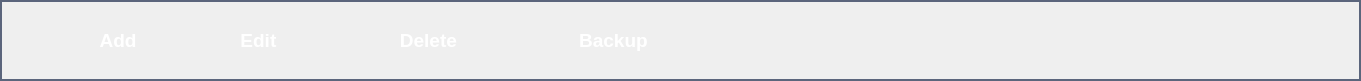
       <widget class="QGroupBox" name="groupBox_17">
        <property name="geometry">
         <rect>
          <x>210</x>
          <y>19</y>
          <width>1361</width>
          <height>81</height>
         </rect>
        </property>
        <property name="styleSheet">
         <string notr="true">color: rgb(255, 255, 255);
border: 2px solid rgb(91, 101, 124);
color: rgb(255, 255, 255);</string>
        </property>
        <property name="title">
         <string/>
        </property>
        <widget class="QPushButton" name="pushButton_6">
         <property name="geometry">
          <rect>
           <x>50</x>
           <y>10</y>
           <width>121</width>
           <height>61</height>
          </rect>
         </property>
         <property name="font">
          <font>
           <family>Segoe UI</family>
           <pointsize>14</pointsize>
           <weight>75</weight>
           <bold>true</bold>
          </font>
         </property>
         <property name="styleSheet">
          <string notr="true">
QPushButton {
	border: 0px soid
}</string>
         </property>
         <property name="text">
          <string>   Add</string>
         </property>
         <property name="icon">
          <iconset>
           <normaloff>icons_btn/add.png</normaloff>icons_btn/add.png</iconset>
         </property>
         <property name="iconSize">
          <size>
           <width>50</width>
           <height>50</height>
          </size>
         </property>
        </widget>
        <widget class="QPushButton" name="pushButton_7">
         <property name="geometry">
          <rect>
           <x>190</x>
           <y>10</y>
           <width>121</width>
           <height>61</height>
          </rect>
         </property>
         <property name="font">
          <font>
           <family>Segoe UI</family>
           <pointsize>14</pointsize>
           <weight>75</weight>
           <bold>true</bold>
          </font>
         </property>
         <property name="styleSheet">
          <string notr="true">
QPushButton {
	border: 0px soid
}</string>
         </property>
         <property name="text">
          <string>   Edit</string>
         </property>
         <property name="icon">
          <iconset>
           <normaloff>icons_btn/edit.png</normaloff>icons_btn/edit.png</iconset>
         </property>
         <property name="iconSize">
          <size>
           <width>50</width>
           <height>50</height>
          </size>
         </property>
        </widget>
        <widget class="QPushButton" name="pushButton_8">
         <property name="geometry">
          <rect>
           <x>340</x>
           <y>10</y>
           <width>161</width>
           <height>61</height>
          </rect>
         </property>
         <property name="font">
          <font>
           <family>Segoe UI</family>
           <pointsize>14</pointsize>
           <weight>75</weight>
           <bold>true</bold>
          </font>
         </property>
         <property name="styleSheet">
          <string notr="true">
QPushButton {
	border: 0px soid
}</string>
         </property>
         <property name="text">
          <string>   Delete</string>
         </property>
         <property name="icon">
          <iconset>
           <normaloff>icons_btn/trash.png</normaloff>icons_btn/trash.png</iconset>
         </property>
         <property name="iconSize">
          <size>
           <width>50</width>
           <height>50</height>
          </size>
         </property>
        </widget>
        <widget class="QPushButton" name="pushButton_9">
         <property name="geometry">
          <rect>
           <x>510</x>
           <y>10</y>
           <width>191</width>
           <height>61</height>
          </rect>
         </property>
         <property name="font">
          <font>
           <family>Segoe UI</family>
           <pointsize>14</pointsize>
           <weight>75</weight>
           <bold>true</bold>
          </font>
         </property>
         <property name="styleSheet">
          <string notr="true">
QPushButton {
	border: 0px soid
}</string>
         </property>
         <property name="text">
          <string>   Backup</string>
         </property>
         <property name="icon">
          <iconset>
           <normaloff>icons_btn/file.png</normaloff>icons_btn/file.png</iconset>
         </property>
         <property name="iconSize">
          <size>
           <width>50</width>
           <height>50</height>
          </size>
         </property>
        </widget>
       </widget>
